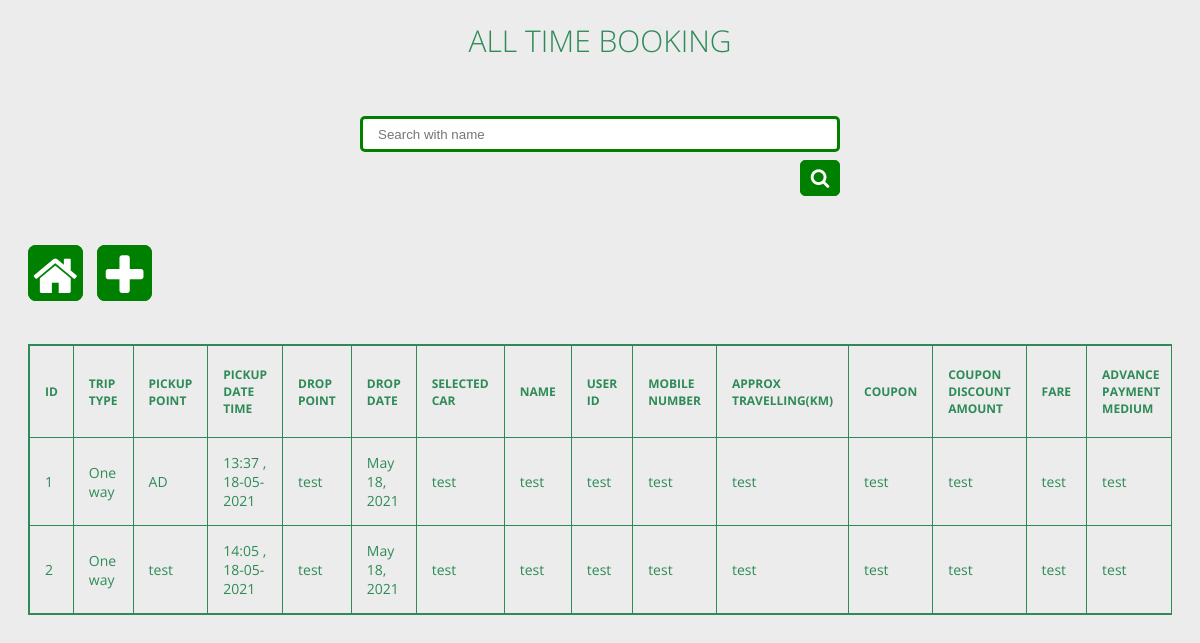
/bookinghistory (signed in), run on the app's committed database.
### app/models.py (models this page shows, shortened)
class BookingDetails(models.Model):
    booking_id = models.AutoField(primary_key=True)
    choice=(('Round trip','Round trip'),('One way','One way'),('Local','Local'))
    trip_type=models.CharField(max_length=50, choices=choice, default='', null=True)
    area=models.ForeignKey(Frompoint,on_delete=models.CASCADE)
    pickup_point=models.CharField(max_length=150)
    Pickup_date_time=models.DateTimeField()
    drop_point=models.CharField(max_length=150)
    drop_date=models.DateField()
    selected_car=models.CharField(max_length=150)
    name = models.CharField(max_length=100)
    user_id = models.CharField(max_length=100)
    mobile_no=models.CharField(max_length=25)
    approx_km_travelling=models.CharField(max_length=50)
    coupon=models.CharField(max_length=150)
    coupon_discount_amount =models.CharField(max_length=50)
    fare=models.CharField(max_length=50)
    advance_payment_medium=models.CharField(max_length=50)
    cash_drop_point=models.CharField(max_length=150,null=True,blank=True)
    transaction_no=models.CharField(max_length=100,null=True,blank=True)
    assign_driver=models.ForeignKey(Driver, on_delete=models.CASCADE, null=True, blank=True)
    reject= models.BooleanField(default=False)

### app/decorators.py (the view)
	def wrapper_function(request, *args, **kwargs):
		group = None
		if request.user.groups.exists():
			group = request.user.groups.all()[0].name
		if group == 'staff':
			return redirect('home')
		if group == 'manager':
			return view_func(request, *args, **kwargs)
		if group==None:
			return HttpResponse('You are not authorized to view this page')

### app/models.py (called while the page is built)
    def __str__(self):
        return self.driver_name

### app/views.py (called while the page is built)
@login_required
@manager_only
def bookinghistory(request):
    if 'q' in request.GET:
        q=request.GET['q']
        bookingdetailss=BookingDetails.objects.filter(booking_id__icontains=q)
    else:
        bookingdetailss=BookingDetails.objects.all()
    return render(request,'app/bookinghistory.html' , {'bookingdetailss':bookingdetailss})

### app/templates/app/bookinghistory.html (shortened to what this page needs)
{% load static %}
<html lang="en">
<head>
    <link rel="stylesheet" href="{% static 'css/driver.css' %}">
    <link rel="stylesheet" href="{% static 'css/search.css' %}">
    <link rel="stylesheet" href="https://maxcdn.bootstrapcdn.com/font-awesome/4.4.0/css/font-awesome.min.css">
</head>
<body>
    <section>
      <h1>All Time Booking</h1><br>
      <br><br><br><br>
      <div class="wrap">
        <div class="search">
          <form method="GET">
            <input name="q" type="text" class="searchTerm" placeholder="Search with name">
            <br>
            <br>
            <button type="submit" class="searchButton">
              <i class="fa fa-search"></i>
           </button>
          </form>
        </div>
     </div>
     <br><br><br>
     <div style="display: inline;">
      <a href="/" class="homebtn"><i class="fa fa-home fa-3x fa-inverse" aria-hidden="true" id="ic"></i></a>
    <a href="{% url 'createdriver' %}" class="homebtn crtbtn">
      <i class="fa fa-plus fa-3x fa-inverse" aria-hidden="true"></i>
    </a>
    </div>
     <br><br><br>
        <div class="tbl-content">
          <table cellpadding="0" cellspacing="0" border="1">
            <div class="tbl-header">
                <thead>
                    <tr>
                      <th>Id</th>
                      <th>trip type</th>
                      <th>pickup point</th>
                      <th>pickup date time</th>
                      <th>drop point</th>
                      <th>Drop date</th>
                      <th>selected car</th>
                      <th>name</th>
                      <th>user id</th>
                      <th>Mobile number</th>
                      <th>approx travelling(km)</th>
                      <th>coupon</th>
                      <th>coupon discount amount</th>
                      <th>fare</th>
                      <th>advance payment medium</th>
                    </tr>
                  </thead>
                </div>
            <tbody>
              {% for i in bookingdetailss %}
            <tr>
              <td>{{ i.booking_id }}</td>
              <td>{{ i.trip_type }}</td>
              <td>{{ i.pickup_point }}</td>
              <td>{{ i.Pickup_date_time|date:'H:i , d-m-Y'}}</td>
              <td>{{ i.drop_point }}</td>
              <td>{{ i.drop_date }}</td>
              <td>{{ i.selected_car }}</td>
              <td>{{ i.name }}</td>
              <td>{{ i.user_id }}</td>
              <td>{{ i.mobile_no }}</td>
              <td>{{ i.approx_km_travelling }}</td>
              <td>{{ i.coupon }}</td>
              <td>{{ i.coupon_discount_amount }}</td>
              <td>{{ i.fare }}</td>
              <td>{{ i.advance_payment_medium }}</td>
            </tr>
              {% endfor %}
            </tbody>
          </table>
        </div>
      </section>
</body>
</html>

### static/css/driver.css (style rules this page uses)
h1 { font-size: 30px; color: #2E8B57; text-transform: uppercase; font-weight: 300; text-align: center; margin-bottom: 15px; }
table { border-color: #2E8B57; border-style: solid; width:100%; overflow-x: auto; border-collapse: collapse; }
thead { border: 1px solid #2E8B57; }
.tbl-header { background-color: rgba(255,255,255,0.3); }
.tbl-content { height:auto; overflow-x:auto; margin-top: 0px; border: 1px solid #2E8B57; }
th { padding: 20px 15px; text-align: left; font-weight: bolder; font-size: 12px; color: #2E8B57; text-transform: uppercase; }
td { padding: 15px; text-align: left; vertical-align:middle; font-weight: normal; font-size: 14px; color: #2E8B57; border-bottom: solid 1px #2E8B57; }
body { background: -webkit-linear-gradient(left, #ececec, #ececec); background: linear-gradient(to right, #ececec, #ececec); font-family: 'Roboto', sans-serif; }
section { margin: 20px; }

### static/css/search.css (style rules this page uses)
body { font-family: 'Open Sans', sans-serif; }
.homebtn { padding-top: 28px; padding-left: 2px; padding-right: 2px; border: 3px solid green; background-color: green; border-radius: 8px; }
.crtbtn { margin-bottom: -10px; margin-left: 10px; padding-left: 6px; padding-right: 6px; }
.search { width: 100%; position: relative; display: inline; }
.searchTerm { float:left; width: 100%; border: 3px solid green; padding: 15px; height: 20px; border-radius: 5px 5px 5px 5px; outline: none; color: #9DBFAF; }
.searchButton { float: right; width: 40px; height: 36px; border: 1px solid green; background: green; text-align: center; color: #fff; border-radius: 5px 5px 5px 5px; cursor: pointer; font-size: 20px; }
.wrap { margin-top: -30px; width: 40%; position: absolute; display: inline-block; left: 50%; transform: translate(-50%, -50%); }

### data on the page
BookingDetails: booking_id "1", trip_type "One way", pickup_point "AD", Pickup_date_time "13:37 , 18-05-2021", drop_point "test", drop_date "May 18, 2021", selected_car "test", name "test", user_id "test", mobile_no "test", approx_km_travelling "test", coupon "test", coupon_discount_amount "test", fare "test", advance_payment_medium "test"
BookingDetails: booking_id "2", trip_type "One way", pickup_point "test", Pickup_date_time "14:05 , 18-05-2021", drop_point "test", drop_date "May 18, 2021", selected_car "test", name "test", user_id "test", mobile_no "test", approx_km_travelling "test", coupon "test", coupon_discount_amount "test", fare "test", advance_payment_medium "test"
